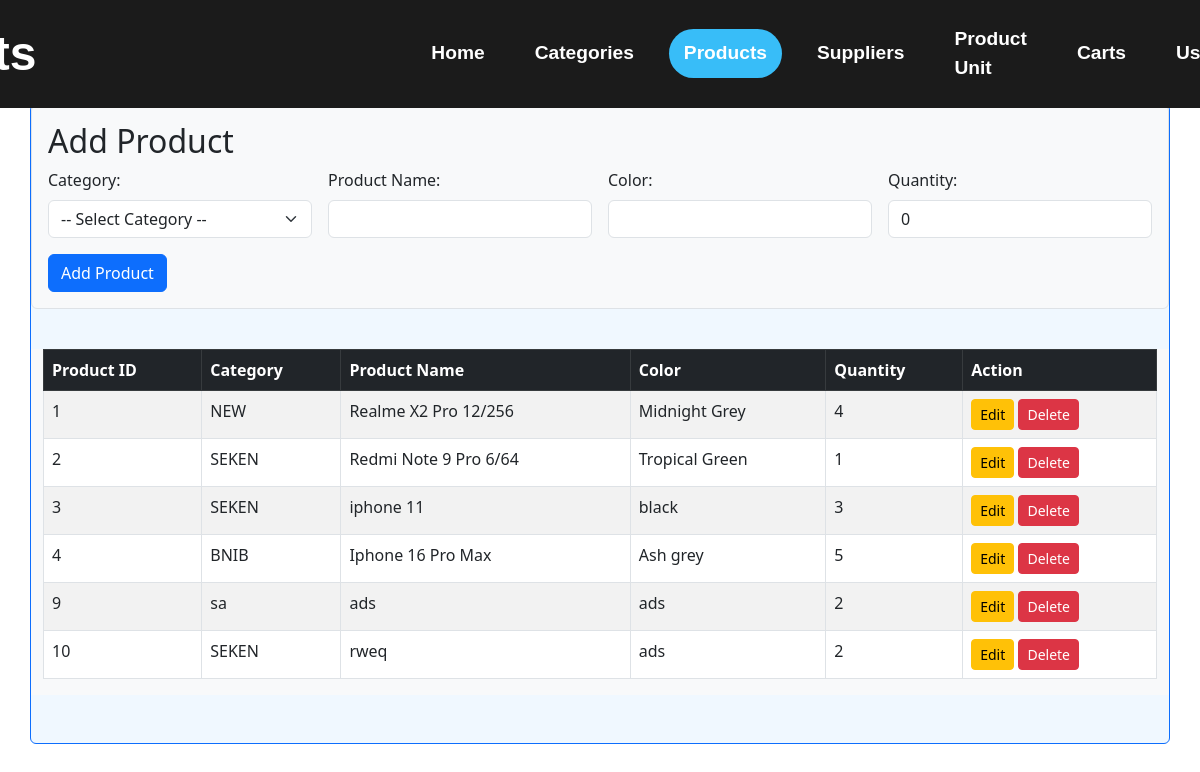
Screenshot of /products.php (signed in) with the database file from the repository.
### tables this page shows
CREATE TABLE `products` (
  `PRODUCT_ID` int(11) NOT NULL,
  `CATEGORY_ID` int(11) DEFAULT NULL,
  `COLOR` varchar(20) DEFAULT NULL,
  `QUANTITY` int(11) DEFAULT NULL,
  `PRODUCT_NAME` varchar(255) DEFAULT NULL
);

CREATE TABLE `categories` (
  `CATEGORY_ID` int(11) NOT NULL,
  `CATEGORY_NAME` varchar(10) DEFAULT NULL
);

### products.php (the view, shortened to what this page needs)
<?php
include 'conn.php';
$productsQuery = "SELECT p.PRODUCT_ID, p.PRODUCT_NAME, p.COLOR, p.QUANTITY, p.CATEGORY_ID, c.CATEGORY_NAME
                  FROM PRODUCTS p
                  JOIN CATEGORIES c ON p.CATEGORY_ID = c.CATEGORY_ID";
$productsResult = $conn->query($productsQuery);
?>
<!DOCTYPE html>
<html lang="en">
<head>
    <link href="https://cdn.jsdelivr.net/npm/bootstrap@5.3.0/dist/css/bootstrap.min.css" rel="stylesheet">
    <link rel="stylesheet" href="./src/style.css">
    <link rel="stylesheet" href="navbar/navbarStyle.css" />
    <link rel="stylesheet" href="https://cdnjs.cloudflare.com/ajax/libs/animate.css/4.1.1/animate.min.css" />
</head>
<body>
    <?php include 'navbar/navbar.php'; ?>
    <div class="container container-for-bg rounded border border-primary" style="margin-top: 13vh">
        <div class="row">
            <div class="col-12 mb-3 rounded p-3" style="position: sticky; top: 0; z-index: 1000; background: #f8f9fa; border: 1px solid #dee2e6;">
                <h2>Add Product</h2>
                <form method="POST" action="" class="row g-3">
                    <div class="col-md-3">
                        <label for="category_id" class="form-label">Category:</label>
                        <select name="category_id" id="category_id" class="form-select" required>
                            <option value="">-- Select Category --</option>
                        </select>
                    </div>
                    <div class="col-md-3">
                        <label for="product_name" class="form-label">Product Name:</label>
                        <input type="text" name="product_name" id="product_name" class="form-control" required>
                    </div>
                    <div class="col-md-3">
                        <label for="color" class="form-label">Color:</label>
                        <input type="text" name="color" id="color" class="form-control" required>
                    </div>
                    <div class="col-md-3">
                        <label for="quantity" class="form-label">Quantity:</label>
                        <input type="number" name="quantity" id="quantity" class="form-control" value="0" min="0">
                    </div>
                    <div class="col-12">
                        <button type="submit" class="btn btn-primary">Add Product</button>
                    </div>
                </form>
            </div>
            <div class="table-responsive mt-4 bg-light" style="max-height: 400px; overflow-y: auto;">
                <table class="table table-striped table-bordered">
                    <thead class="table-dark">
                        <tr>
                            <th>Product ID</th>
                            <th>Category</th>
                            <th>Product Name</th>
                            <th>Color</th>
                            <th>Quantity</th>
                            <th>Action</th>
                        </tr>
                    </thead>
                    <tbody>
                        <?php while ($product = $productsResult->fetch_assoc()) : ?>
                            <tr>
                                <td><?= $product['PRODUCT_ID']; ?></td>
                                <td><?= $product['CATEGORY_NAME']; ?></td>
                                <td><?= $product['PRODUCT_NAME']; ?></td>
                                <td><?= $product['COLOR']; ?></td>
                                <td><?= $product['QUANTITY']; ?></td>
                                <td>
                                    <button class="btn btn-warning btn-sm" data-bs-toggle="modal" data-bs-target="#editModal<?= $product['PRODUCT_ID']; ?>">Edit</button>
                                    <a href="delete_products.php?id=<?= $product['PRODUCT_ID']; ?>" class="btn btn-danger btn-sm">Delete</a>
                                </td>
                            </tr>
                        <?php endwhile; ?>
                    </tbody>
                </table>
            </div>
        </div>
    </div>
</body>
</html>

### src/style.css (style rules this page uses)
.container-for-bg { background-color: aliceblue; min-height: 80vh; }

### rows the page displays
products: PRODUCT_ID "1", CATEGORY_ID.CATEGORY_NAME "NEW", PRODUCT_NAME "Realme X2 Pro 12/256", COLOR "Midnight Grey", QUANTITY "4"
products: PRODUCT_ID "2", CATEGORY_ID.CATEGORY_NAME "SEKEN", PRODUCT_NAME "Redmi Note 9 Pro 6/64", COLOR "Tropical Green", QUANTITY "1"
products: PRODUCT_ID "3", CATEGORY_ID.CATEGORY_NAME "SEKEN", PRODUCT_NAME "iphone 11", COLOR "black", QUANTITY "3"
products: PRODUCT_ID "4", CATEGORY_ID.CATEGORY_NAME "BNIB", PRODUCT_NAME "Iphone 16 Pro Max", COLOR "Ash grey", QUANTITY "5"
products: PRODUCT_ID "9", CATEGORY_ID.CATEGORY_NAME "sa", PRODUCT_NAME "ads", COLOR "ads", QUANTITY "2"
products: PRODUCT_ID "10", CATEGORY_ID.CATEGORY_NAME "SEKEN", PRODUCT_NAME "rweq", COLOR "ads", QUANTITY "2"
